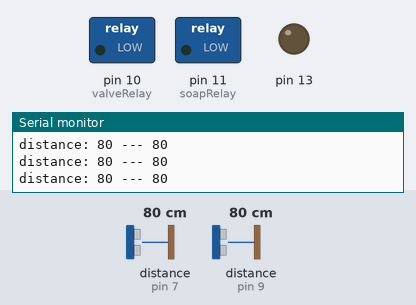
The sketch below on a simulated Arduino Uno, built with avr-gcc and run on an emulated ATmega328P. On the bench: switched loads named in the sketch (green lamp = pin HIGH), output pins drawn as LEDs (lit = HIGH), the last lines printed to the serial monitor. Wiring (inferred from the names in the program): 2 × ultrasonic range finder: trigger pin 6, echo pin 7 / trigger pin 8, echo pin 9. Inputs (shaded band) come from the test bench; at power-on: distance to the obstacle (sensors on pin 7, pin 9) 80 cm. The echo pulse lasts 58.3 µs per cm; pins used as bus, display or sensor lines are not drawn.

Above: at 1.2 s.
1.3 s: distance to the obstacle (sensor on pin 7) set to 12 cm
4.3 s: distance to the obstacle (sensor on pin 7) set to 9 cm
At 4.7 s:
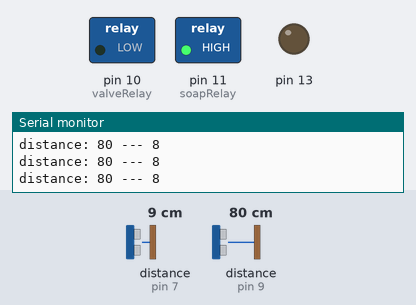
5.8 s: distance to the obstacle (sensor on pin 9) set to 17 cm
7.3 s: distance to the obstacle (sensor on pin 9) set to 14 cm
At 8.2 s:
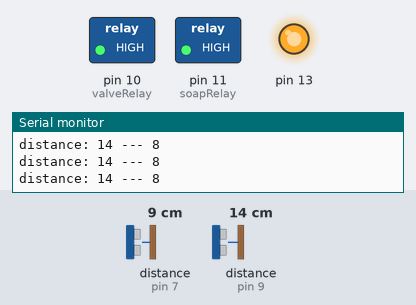
8.8 s: distance to the obstacle (sensor on pin 7) set to 5 cm
10.4 s: distance to the obstacle (sensor on pin 7) set to 2 cm
At 11.1 s:
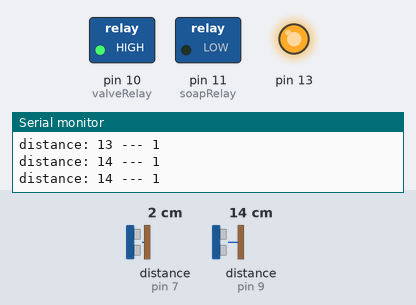
Timing chart, 0 to 13.2 s (numbered marks = the images above; inputs shaded):
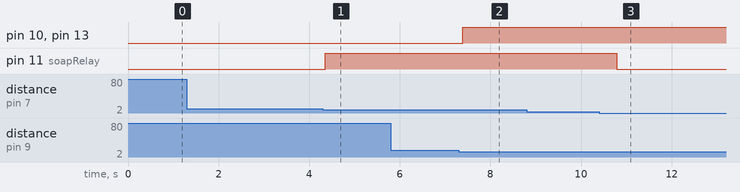

Measured:
- the behaviour switches between 11 and 10 cm on distance to the obstacle (sensor on pin 7) (found by bisection; images 0 and 1)
- the behaviour switches between 16 and 15 cm on distance to the obstacle (sensor on pin 9) (found by bisection; images 1 and 2)
- the behaviour switches between 4 and 3 cm on distance to the obstacle (sensor on pin 7) (found by bisection; images 2 and 3)
- after the input at 4.3 s, pin 11 (soapRelay): LOW → HIGH after 0.05 s
- after the input at 7.3 s, pin 10 (valveRelay), pin 13: LOW → HIGH after 0.08 s
- after the input at 10.4 s, pin 11 (soapRelay): HIGH → LOW after 0.39 s

The sketch:

sonar_waterTapVer2alpha.ino
```cpp
   const int Trig_pin=8;
   const int Echo_pin=9;
   const int TrigSoap=6;
   const int EchoSoap=7;
   const int valveRelay=10;
   const int soapRelay=11;

   long  duration2,soapDistance=255,duration,distance_cm=255,jarak=15,soapDistRange=10;
   long currentMillis,valveRelaytimer,pumptimer,valveRelayDebounce=400,pumpDebounce=400;
   bool valveRelayOn=0,pumpOn=0;

   void ranging();
   void ranging2();

void setup() {
  // put your setup code here, to run once:
   pinMode(Trig_pin,OUTPUT);
   pinMode(Echo_pin,INPUT);

   pinMode(TrigSoap,OUTPUT);
   pinMode(EchoSoap,INPUT);
  // pinMode(7,OUTPUT);
   pinMode(13,OUTPUT);
   pinMode(valveRelay,OUTPUT);
   pinMode(soapRelay,OUTPUT);

Serial.begin(9600);
Serial.println("Hello");
digitalWrite(13, LOW);
digitalWrite(valveRelay, LOW);
digitalWrite(soapRelay, LOW);
}

void loop() {
  // put your main code here, to run repeatedly:

  ranging();
  ranging2();
  Serial.print("distance: ");
  Serial.print(distance_cm);

  Serial.print(" --- ");
  Serial.println(soapDistance);

  if(distance_cm>2 && distance_cm<jarak){
    digitalWrite(13, HIGH);
    digitalWrite(valveRelay, HIGH);
    valveRelayOn=1;
    valveRelaytimer=millis();
    delay(50);
  //==========delay start==========================

  //===========delay end========================
  } else if(valveRelayOn==1){
  currentMillis=millis();
  if(currentMillis-valveRelaytimer>valveRelayDebounce){
  digitalWrite(13, LOW);  //just for debugging by switching ON onboard LED.
  digitalWrite(valveRelay, LOW); // toggle low for spray valveRelay.
  valveRelayOn=0;
  }
  }else if(valveRelayOn==0){
  digitalWrite(13, LOW);  //just for debugging by switching ON onboard LED.
  digitalWrite(valveRelay, LOW); // toggle low for spray valveRelay.

  }
if(soapDistance>2 && soapDistance<soapDistRange){
  //digitalWrite(13, HIGH);
    digitalWrite(soapRelay, HIGH);
    pumpOn=1;
    pumptimer=millis();
    delay(50);
  //===========delay end========================
  }
  else  if(pumpOn==1){
  currentMillis=millis();
  if(currentMillis-pumptimer>pumpDebounce){
  //digitalWrite(13, LOW);  //just for debugging by switching ON onboard LED.
  digitalWrite(soapRelay, LOW); // toggle low for spray valveRelay.
  pumpOn=0;
  }
  }else if(pumpOn==0){
  //digitalWrite(13, LOW);  //just for debugging by switching ON onboard LED.
  digitalWrite(soapRelay, LOW); // toggle low for spray valveRelay.

  }
  delay(50);
}


void ranging() {

  digitalWrite(Trig_pin, LOW);
  delayMicroseconds(2);
  digitalWrite(Trig_pin, HIGH);
  delayMicroseconds(10);
  digitalWrite(Trig_pin, LOW);
  duration = pulseIn(Echo_pin,HIGH);

  distance_cm = duration /29 / 2 ;

}


void ranging2() {

  digitalWrite(TrigSoap, LOW);
  delayMicroseconds(2);
  digitalWrite(TrigSoap, HIGH);
  delayMicroseconds(10);
  digitalWrite(TrigSoap, LOW);
  duration2 = pulseIn(EchoSoap,HIGH);

  soapDistance = duration2 /29 / 2 ;

}
```
